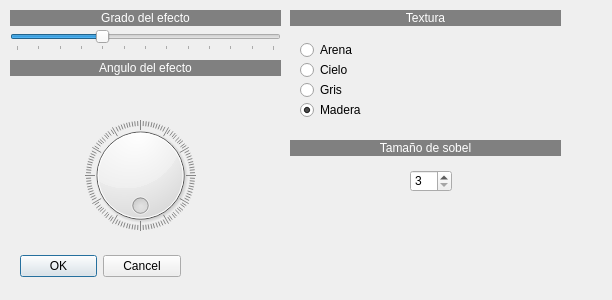
<?xml version="1.0" encoding="UTF-8"?>
<ui version="4.0">
 <class>BajoRrelieve</class>
 <widget class="QDialog" name="BajoRrelieve">
  <property name="windowModality">
   <enum>Qt::WindowModal</enum>
  </property>
  <property name="geometry">
   <rect>
    <x>0</x>
    <y>0</y>
    <width>612</width>
    <height>300</height>
   </rect>
  </property>
  <property name="windowTitle">
   <string>Dialog</string>
  </property>
  <widget class="QDialogButtonBox" name="buttonBox">
   <property name="geometry">
    <rect>
     <x>20</x>
     <y>250</y>
     <width>161</width>
     <height>32</height>
    </rect>
   </property>
   <property name="orientation">
    <enum>Qt::Horizontal</enum>
   </property>
   <property name="standardButtons">
    <set>QDialogButtonBox::Cancel|QDialogButtonBox::Ok</set>
   </property>
  </widget>
  <widget class="QLabel" name="label">
   <property name="geometry">
    <rect>
     <x>10</x>
     <y>10</y>
     <width>271</width>
     <height>16</height>
    </rect>
   </property>
   <property name="styleSheet">
    <string notr="true">background-color: rgb(128, 128, 128);
color: rgb(255, 255, 255);</string>
   </property>
   <property name="text">
    <string>Grado del efecto</string>
   </property>
   <property name="alignment">
    <set>Qt::AlignCenter</set>
   </property>
  </widget>
  <widget class="QSlider" name="horizontalSlider">
   <property name="geometry">
    <rect>
     <x>10</x>
     <y>30</y>
     <width>271</width>
     <height>21</height>
    </rect>
   </property>
   <property name="minimum">
    <number>0</number>
   </property>
   <property name="maximum">
    <number>300</number>
   </property>
   <property name="singleStep">
    <number>1</number>
   </property>
   <property name="pageStep">
    <number>16</number>
   </property>
   <property name="value">
    <number>100</number>
   </property>
   <property name="orientation">
    <enum>Qt::Horizontal</enum>
   </property>
   <property name="tickPosition">
    <enum>QSlider::TicksBelow</enum>
   </property>
   <property name="tickInterval">
    <number>25</number>
   </property>
  </widget>
  <widget class="QLabel" name="label_2">
   <property name="geometry">
    <rect>
     <x>10</x>
     <y>60</y>
     <width>271</width>
     <height>16</height>
    </rect>
   </property>
   <property name="styleSheet">
    <string notr="true">background-color: rgb(128, 128, 128);
color: rgb(255, 255, 255);</string>
   </property>
   <property name="text">
    <string>Angulo del efecto</string>
   </property>
   <property name="alignment">
    <set>Qt::AlignCenter</set>
   </property>
  </widget>
  <widget class="QDial" name="dial">
   <property name="geometry">
    <rect>
     <x>60</x>
     <y>120</y>
     <width>161</width>
     <height>111</height>
    </rect>
   </property>
   <property name="maximum">
    <number>360</number>
   </property>
   <property name="wrapping">
    <bool>true</bool>
   </property>
   <property name="notchTarget">
    <double>3.000000000000000</double>
   </property>
   <property name="notchesVisible">
    <bool>true</bool>
   </property>
  </widget>
  <widget class="QLabel" name="label_3">
   <property name="geometry">
    <rect>
     <x>290</x>
     <y>10</y>
     <width>271</width>
     <height>16</height>
    </rect>
   </property>
   <property name="styleSheet">
    <string notr="true">background-color: rgb(128, 128, 128);
color: rgb(255, 255, 255);</string>
   </property>
   <property name="text">
    <string>Textura</string>
   </property>
   <property name="alignment">
    <set>Qt::AlignCenter</set>
   </property>
  </widget>
  <widget class="QRadioButton" name="radioButton">
   <property name="geometry">
    <rect>
     <x>300</x>
     <y>40</y>
     <width>89</width>
     <height>20</height>
    </rect>
   </property>
   <property name="text">
    <string>Arena</string>
   </property>
  </widget>
  <widget class="QRadioButton" name="radioButton_2">
   <property name="geometry">
    <rect>
     <x>300</x>
     <y>60</y>
     <width>89</width>
     <height>20</height>
    </rect>
   </property>
   <property name="text">
    <string>Cielo</string>
   </property>
  </widget>
  <widget class="QRadioButton" name="radioButton_3">
   <property name="geometry">
    <rect>
     <x>300</x>
     <y>80</y>
     <width>89</width>
     <height>20</height>
    </rect>
   </property>
   <property name="text">
    <string>Gris</string>
   </property>
  </widget>
  <widget class="QRadioButton" name="radioButton_4">
   <property name="geometry">
    <rect>
     <x>300</x>
     <y>100</y>
     <width>89</width>
     <height>20</height>
    </rect>
   </property>
   <property name="text">
    <string>Madera</string>
   </property>
   <property name="checked">
    <bool>true</bool>
   </property>
  </widget>
  <widget class="QLabel" name="label_4">
   <property name="geometry">
    <rect>
     <x>290</x>
     <y>140</y>
     <width>271</width>
     <height>16</height>
    </rect>
   </property>
   <property name="styleSheet">
    <string notr="true">background-color: rgb(128, 128, 128);
color: rgb(255, 255, 255);</string>
   </property>
   <property name="text">
    <string>Tamaño de sobel</string>
   </property>
   <property name="alignment">
    <set>Qt::AlignCenter</set>
   </property>
  </widget>
  <widget class="QSpinBox" name="spinBox">
   <property name="geometry">
    <rect>
     <x>410</x>
     <y>170</y>
     <width>42</width>
     <height>22</height>
    </rect>
   </property>
   <property name="minimum">
    <number>3</number>
   </property>
   <property name="maximum">
    <number>31</number>
   </property>
   <property name="singleStep">
    <number>2</number>
   </property>
  </widget>
 </widget>
 <resources/>
 <connections>
  <connection>
   <sender>buttonBox</sender>
   <signal>accepted()</signal>
   <receiver>BajoRrelieve</receiver>
   <slot>accept()</slot>
   <hints>
    <hint type="sourcelabel">
     <x>248</x>
     <y>254</y>
    </hint>
    <hint type="destinationlabel">
     <x>157</x>
     <y>274</y>
    </hint>
   </hints>
  </connection>
  <connection>
   <sender>buttonBox</sender>
   <signal>rejected()</signal>
   <receiver>BajoRrelieve</receiver>
   <slot>reject()</slot>
   <hints>
    <hint type="sourcelabel">
     <x>316</x>
     <y>260</y>
    </hint>
    <hint type="destinationlabel">
     <x>286</x>
     <y>274</y>
    </hint>
   </hints>
  </connection>
 </connections>
</ui>
